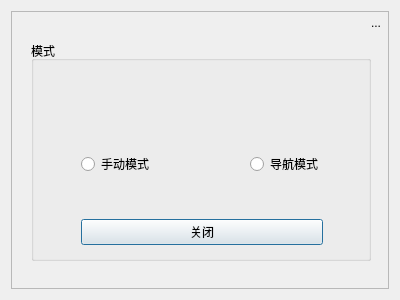
<?xml version="1.0" encoding="UTF-8"?>
<ui version="4.0">
 <class>AutoNavigationDlg</class>
 <widget class="QDialog" name="AutoNavigationDlg">
  <property name="geometry">
   <rect>
    <x>0</x>
    <y>0</y>
    <width>400</width>
    <height>300</height>
   </rect>
  </property>
  <property name="windowTitle">
   <string>Dialog</string>
  </property>
  <layout class="QGridLayout" name="gridLayout">
   <item row="0" column="0">
    <widget class="QFrame" name="frame">
     <property name="frameShape">
      <enum>QFrame::StyledPanel</enum>
     </property>
     <property name="frameShadow">
      <enum>QFrame::Raised</enum>
     </property>
     <widget class="QGroupBox" name="groupBox">
      <property name="geometry">
       <rect>
        <x>20</x>
        <y>30</y>
        <width>340</width>
        <height>220</height>
       </rect>
      </property>
      <property name="cursor">
       <cursorShape>OpenHandCursor</cursorShape>
      </property>
      <property name="title">
       <string>模式</string>
      </property>
      <widget class="QWidget" name="layoutWidget">
       <property name="geometry">
        <rect>
         <x>50</x>
         <y>40</y>
         <width>242</width>
         <height>164</height>
        </rect>
       </property>
       <layout class="QVBoxLayout" name="verticalLayout">
        <item>
         <widget class="QLabel" name="descLabel">
          <property name="text">
           <string>&lt;html&gt;&lt;head/&gt;&lt;body&gt;&lt;p&gt;&lt;br/&gt;&lt;/p&gt;&lt;/body&gt;&lt;/html&gt;</string>
          </property>
         </widget>
        </item>
        <item>
         <spacer name="verticalSpacer">
          <property name="orientation">
           <enum>Qt::Vertical</enum>
          </property>
          <property name="sizeHint" stdset="0">
           <size>
            <width>20</width>
            <height>20</height>
           </size>
          </property>
         </spacer>
        </item>
        <item>
         <layout class="QHBoxLayout" name="horizontalLayout">
          <item>
           <widget class="QRadioButton" name="manualRadioButton">
            <property name="text">
             <string>手动模式</string>
            </property>
           </widget>
          </item>
          <item>
           <spacer name="horizontalSpacer">
            <property name="orientation">
             <enum>Qt::Horizontal</enum>
            </property>
            <property name="sizeHint" stdset="0">
             <size>
              <width>40</width>
              <height>20</height>
             </size>
            </property>
           </spacer>
          </item>
          <item>
           <widget class="QRadioButton" name="autoRadioButton">
            <property name="text">
             <string>导航模式</string>
            </property>
           </widget>
          </item>
         </layout>
        </item>
        <item>
         <spacer name="verticalSpacer_2">
          <property name="orientation">
           <enum>Qt::Vertical</enum>
          </property>
          <property name="sizeHint" stdset="0">
           <size>
            <width>20</width>
            <height>18</height>
           </size>
          </property>
         </spacer>
        </item>
        <item>
         <widget class="QPushButton" name="closeButton">
          <property name="text">
           <string>关闭</string>
          </property>
         </widget>
        </item>
       </layout>
      </widget>
     </widget>
     <widget class="QToolButton" name="toolButton">
      <property name="geometry">
       <rect>
        <x>352</x>
        <y>0</y>
        <width>26</width>
        <height>24</height>
       </rect>
      </property>
      <property name="cursor">
       <cursorShape>OpenHandCursor</cursorShape>
      </property>
      <property name="text">
       <string>...</string>
      </property>
      <property name="icon">
       <iconset resource="../res.qrc">
        <normaloff>:/images/help.png</normaloff>:/images/help.png</iconset>
      </property>
      <property name="autoRaise">
       <bool>true</bool>
      </property>
     </widget>
    </widget>
   </item>
  </layout>
 </widget>
 <resources>
  <include location="../res.qrc"/>
 </resources>
 <connections/>
</ui>
